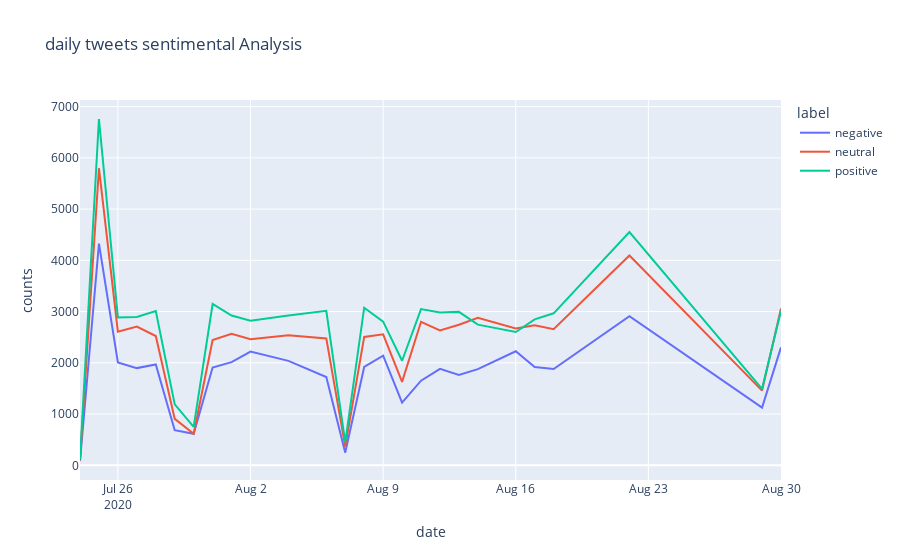

The notebook cell saved with this chart:
### Code cell
px.line(data_agg, x='date', y='counts', color='label', title = 'daily tweets sentimental Analysis')

### Figure 1 — Plotly figure (JSON) as saved in the notebook; plotly's stock layout.template omitted (floating-point values rounded to 4 significant figures)
{"data": [{"hovertemplate": "label=negative<br>date=%{x}<br>counts=%{y}<extra></extra>", "legendgroup": "negative", "line": {"color": "#636efa", "dash": "solid"}, "marker": {"symbol": "circle"}, "mode": "lines", "name": "negative", "orientation": "v", "showlegend": true, "type": "scatter", "x": ["2020-07-24", "2020-07-25", "2020-07-26", "2020-07-27", "2020-07-28", "2020-07-29", "2020-07-30", "2020-07-31", "2020-08-01", "2020-08-02", "2020-08-04", "2020-08-06", "2020-08-07", "2020-08-08", "2020-08-09", "2020-08-10", "2020-08-11", "2020-08-12", "2020-08-13", "2020-08-14", "2020-08-16", "2020-08-17", "2020-08-18", "2020-08-22", "2020-08-29", "2020-08-30"], "xaxis": "x", "y": [84, 4325, 2006, 1897, 1968, 685, 615, 1907, 2013, 2218, 2038, 1722, 247, 1920, 2140, 1223, 1652, 1883, 1763, 1876, 2226, 1918, 1878, 2909, 1126, 2301], "yaxis": "y"}, {"hovertemplate": "label=neutral<br>date=%{x}<br>counts=%{y}<extra></extra>", "legendgroup": "neutral", "line": {"color": "#EF553B", "dash": "solid"}, "marker": {"symbol": "circle"}, "mode": "lines", "name": "neutral", "orientation": "v", "showlegend": true, "type": "scatter", "x": ["2020-07-24", "2020-07-25", "2020-07-26", "2020-07-27", "2020-07-28", "2020-07-29", "2020-07-30", "2020-07-31", "2020-08-01", "2020-08-02", "2020-08-04", "2020-08-06", "2020-08-07", "2020-08-08", "2020-08-09", "2020-08-10", "2020-08-11", "2020-08-12", "2020-08-13", "2020-08-14", "2020-08-16", "2020-08-17", "2020-08-18", "2020-08-22", "2020-08-29", "2020-08-30"], "xaxis": "x", "y": [96, 5798, 2608, 2708, 2523, 906, 615, 2445, 2565, 2459, 2539, 2476, 365, 2505, 2557, 1628, 2800, 2633, 2743, 2879, 2672, 2733, 2656, 4095, 1458, 3058], "yaxis": "y"}, {"hovertemplate": "label=positive<br>date=%{x}<br>counts=%{y}<extra></extra>", "legendgroup": "positive", "line": {"color": "#00cc96", "dash": "solid"}, "marker": {"symbol": "circle"}, "mode": "lines", "name": "positive", "orientation": "v", "showlegend": true, "type": "scatter", "x": ["2020-07-24", "2020-07-25", "2020-07-26", "2020-07-27", "2020-07-28", "2020-07-29", "2020-07-30", "2020-07-31", "2020-08-01", "2020-08-02", "2020-08-04", "2020-08-06", "2020-08-07", "2020-08-08", "2020-08-09", "2020-08-10", "2020-08-11", "2020-08-12", "2020-08-13", "2020-08-14", "2020-08-16", "2020-08-17", "2020-08-18", "2020-08-22", "2020-08-29", "2020-08-30"], "xaxis": "x", "y": [115, 6758, 2886, 2895, 3009, 1189, 750, 3148, 2922, 2823, 2923, 3016, 448, 3075, 2803, 2040, 3048, 2984, 2994, 2745, 2602, 2849, 2966, 4551, 1493, 3016], "yaxis": "y"}], "layout": {"legend": {"title": {"text": "label"}, "tracegroupgap": 0}, "title": {"text": "daily tweets sentimental Analysis"}, "xaxis": {"anchor": "y", "domain": [0, 1], "title": {"text": "date"}}, "yaxis": {"anchor": "x", "domain": [0, 1], "title": {"text": "counts"}}}}
